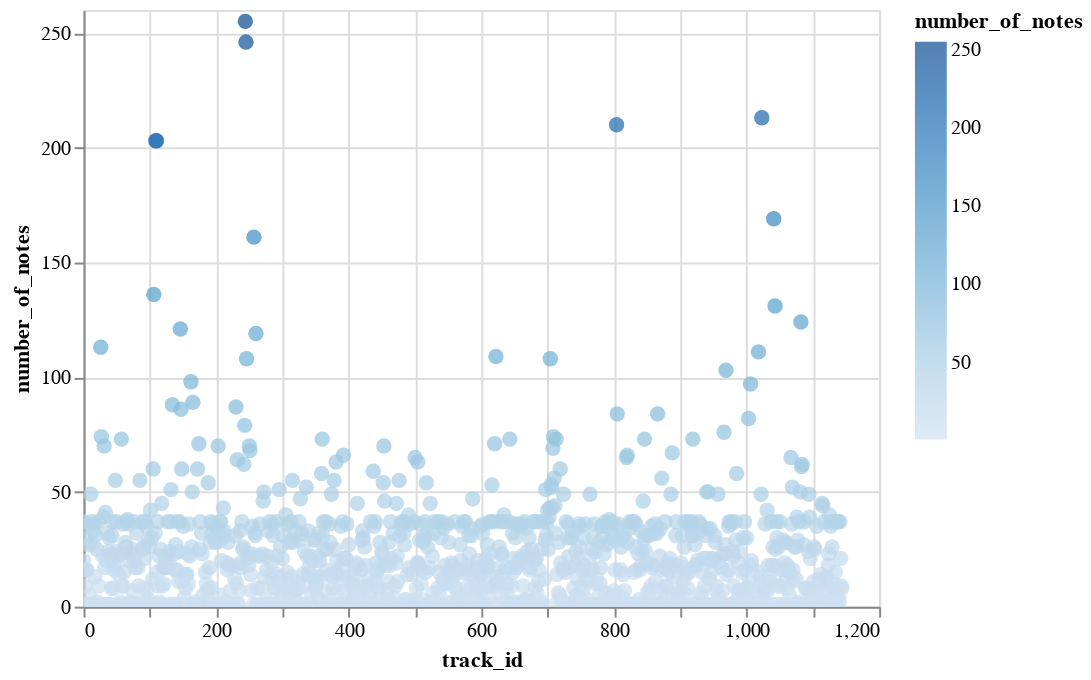

The notebook cell this image was saved under:
### Code cell
import altair as alt

alt.Chart(tracks_df[['track_id', 'number_of_notes']]).mark_circle(size=60).encode(
    x='track_id',
    y='number_of_notes',
    color='number_of_notes',
    tooltip=['track_id']
).interactive()

### Figure 1 — Vega-Lite specification as saved in the notebook (floating-point values rounded to 4 significant figures; data arrays with more than 128 entries replaced by an {"elided": "..."} marker saying what was removed)
{"config": {"view": {"continuousWidth": 400, "continuousHeight": 300}}, "data": {"name": "data-2a295a4e76f27153a35287798b1e53d4"}, "mark": {"type": "circle", "size": 60}, "encoding": {"color": {"type": "quantitative", "field": "number_of_notes"}, "tooltip": [{"type": "quantitative", "field": "track_id"}], "x": {"type": "quantitative", "field": "track_id"}, "y": {"type": "quantitative", "field": "number_of_notes"}}, "selection": {"selector001": {"type": "interval", "bind": "scales", "encodings": ["x", "y"]}}, "$schema": "https://vega.github.io/schema/vega-lite/v4.8.1.json", "datasets": {"data-2a295a4e76f27153a35287798b1e53d4": {"elided": "1145 records"}}}
